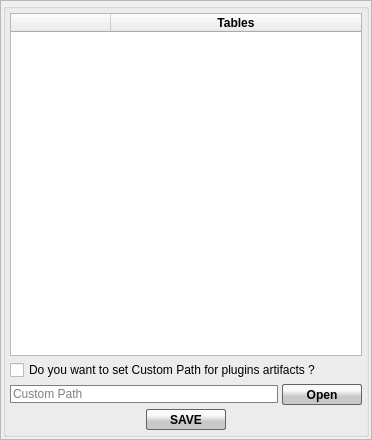
<?xml version="1.0" encoding="UTF-8"?>
<ui version="4.0">
 <class>sqlite_viewer_savestate</class>
 <widget class="QFrame" name="sqlite_viewer_savestate">
  <property name="windowModality">
   <enum>Qt::WindowModal</enum>
  </property>
  <property name="geometry">
   <rect>
    <x>0</x>
    <y>0</y>
    <width>372</width>
    <height>440</height>
   </rect>
  </property>
  <property name="windowTitle">
   <string>Frame</string>
  </property>
  <property name="frameShape">
   <enum>QFrame::StyledPanel</enum>
  </property>
  <property name="frameShadow">
   <enum>QFrame::Raised</enum>
  </property>
  <layout class="QVBoxLayout" name="verticalLayout_3">
   <property name="spacing">
    <number>2</number>
   </property>
   <property name="leftMargin">
    <number>2</number>
   </property>
   <property name="topMargin">
    <number>2</number>
   </property>
   <property name="rightMargin">
    <number>2</number>
   </property>
   <property name="bottomMargin">
    <number>2</number>
   </property>
   <item>
    <widget class="QGroupBox" name="groupBox">
     <property name="font">
      <font>
       <weight>75</weight>
       <bold>true</bold>
      </font>
     </property>
     <property name="title">
      <string/>
     </property>
     <property name="checkable">
      <bool>false</bool>
     </property>
     <layout class="QVBoxLayout" name="verticalLayout_2">
      <property name="spacing">
       <number>4</number>
      </property>
      <property name="leftMargin">
       <number>4</number>
      </property>
      <property name="topMargin">
       <number>4</number>
      </property>
      <property name="rightMargin">
       <number>4</number>
      </property>
      <property name="bottomMargin">
       <number>4</number>
      </property>
      <item>
       <layout class="QVBoxLayout" name="verticalLayout">
        <item>
         <widget class="QTableWidget" name="tableWidget_dbTableList">
          <property name="styleSheet">
           <string notr="true">QTableView {
     selection-background-color: #777777;
 }
</string>
          </property>
          <property name="editTriggers">
           <set>QAbstractItemView::NoEditTriggers</set>
          </property>
          <property name="alternatingRowColors">
           <bool>true</bool>
          </property>
          <property name="selectionBehavior">
           <enum>QAbstractItemView::SelectRows</enum>
          </property>
          <property name="showGrid">
           <bool>false</bool>
          </property>
          <attribute name="horizontalHeaderStretchLastSection">
           <bool>true</bool>
          </attribute>
          <attribute name="verticalHeaderStretchLastSection">
           <bool>false</bool>
          </attribute>
          <column>
           <property name="text">
            <string/>
           </property>
          </column>
          <column>
           <property name="text">
            <string>Tables</string>
           </property>
          </column>
         </widget>
        </item>
        <item>
         <widget class="QCheckBox" name="checkBox_customPath">
          <property name="maximumSize">
           <size>
            <width>16777215</width>
            <height>16777215</height>
           </size>
          </property>
          <property name="font">
           <font>
            <weight>50</weight>
            <bold>false</bold>
           </font>
          </property>
          <property name="text">
           <string>Do you want to set Custom Path for plugins artifacts ?</string>
          </property>
          <property name="checkable">
           <bool>true</bool>
          </property>
          <property name="checked">
           <bool>false</bool>
          </property>
          <property name="autoRepeat">
           <bool>false</bool>
          </property>
          <property name="tristate">
           <bool>false</bool>
          </property>
         </widget>
        </item>
        <item>
         <layout class="QHBoxLayout" name="horizontalLayout_3">
          <item>
           <widget class="QLineEdit" name="lineEdit_custom_Path">
            <property name="font">
             <font>
              <weight>50</weight>
              <bold>false</bold>
             </font>
            </property>
            <property name="styleSheet">
             <string notr="true">QLineEdit {border: 1px solid gray; border-radius: 1px; padding:2x}


QLineEdit:disabled
{
color:gray;
}
</string>
            </property>
            <property name="placeholderText">
             <string>Custom Path</string>
            </property>
           </widget>
          </item>
          <item>
           <widget class="QPushButton" name="pushButton_custom_path_open">
            <property name="minimumSize">
             <size>
              <width>80</width>
              <height>21</height>
             </size>
            </property>
            <property name="styleSheet">
             <string notr="true">QPushButton
{
background: qlineargradient(x1: 0, y1: 0, x2: 0, y2: 1,    stop: 0.0 rgb(249,249,249), stop: 0.3 rgb(249,249,249), stop: 0.6 rgb(200,200,200), stop: 1.0 rgb(200,200,200));


border: 1px solid rgb(100,100,100);
border-radius: 2px;
color: black;
}

QPushButton:pressed {
background: qlineargradient(x1: 0, y1: 0, x2: 0, y2: 1,    stop: 0.0 rgb(190,190,190), stop: 0.3 rgb(190,190,190), stop: 0.6 rgb(150,150,150), stop: 1.0 rgb(150,150,150));
/*color: white;*/
}
QPushButton:disabled {
color: gray;
}</string>
            </property>
            <property name="text">
             <string>Open</string>
            </property>
           </widget>
          </item>
         </layout>
        </item>
        <item>
         <layout class="QHBoxLayout" name="horizontalLayout">
          <item>
           <spacer name="horizontalSpacer">
            <property name="orientation">
             <enum>Qt::Horizontal</enum>
            </property>
            <property name="sizeHint" stdset="0">
             <size>
              <width>40</width>
              <height>20</height>
             </size>
            </property>
           </spacer>
          </item>
          <item>
           <widget class="QPushButton" name="pushButton_save">
            <property name="minimumSize">
             <size>
              <width>80</width>
              <height>21</height>
             </size>
            </property>
            <property name="styleSheet">
             <string notr="true">QPushButton
{
background: qlineargradient(x1: 0, y1: 0, x2: 0, y2: 1,    stop: 0.0 rgb(249,249,249), stop: 0.3 rgb(249,249,249), stop: 0.6 rgb(200,200,200), stop: 1.0 rgb(200,200,200));


border: 1px solid rgb(100,100,100);
border-radius: 2px;
color: black;
}

QPushButton:pressed {
background: qlineargradient(x1: 0, y1: 0, x2: 0, y2: 1,    stop: 0.0 rgb(190,190,190), stop: 0.3 rgb(190,190,190), stop: 0.6 rgb(150,150,150), stop: 1.0 rgb(150,150,150));
/*color: white;*/
}
QPushButton:disabled {
color: gray;
}</string>
            </property>
            <property name="text">
             <string>SAVE</string>
            </property>
           </widget>
          </item>
          <item>
           <spacer name="horizontalSpacer_2">
            <property name="orientation">
             <enum>Qt::Horizontal</enum>
            </property>
            <property name="sizeHint" stdset="0">
             <size>
              <width>40</width>
              <height>20</height>
             </size>
            </property>
           </spacer>
          </item>
         </layout>
        </item>
       </layout>
      </item>
     </layout>
    </widget>
   </item>
  </layout>
 </widget>
 <resources/>
 <connections/>
</ui>
